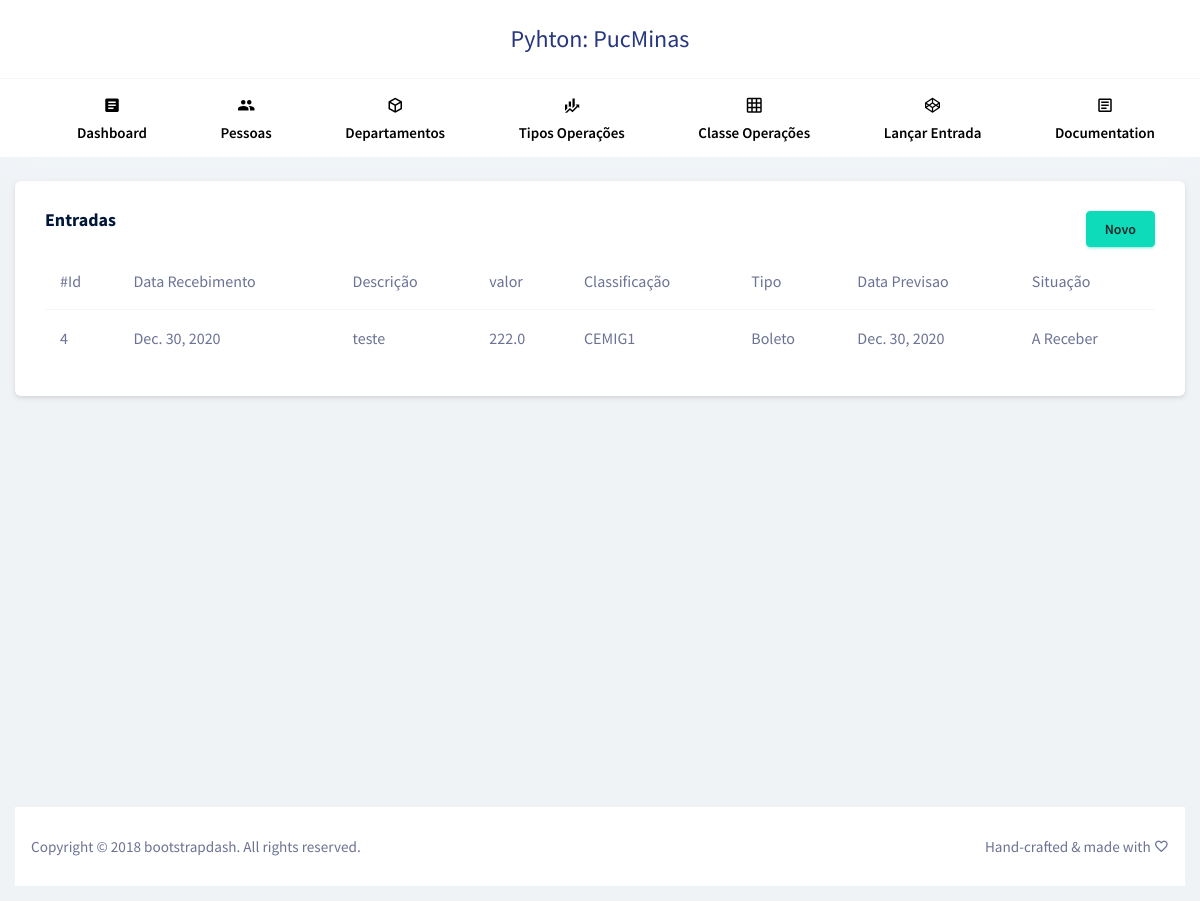
Before: /operacao-financeira-entrada/ with the older database file.
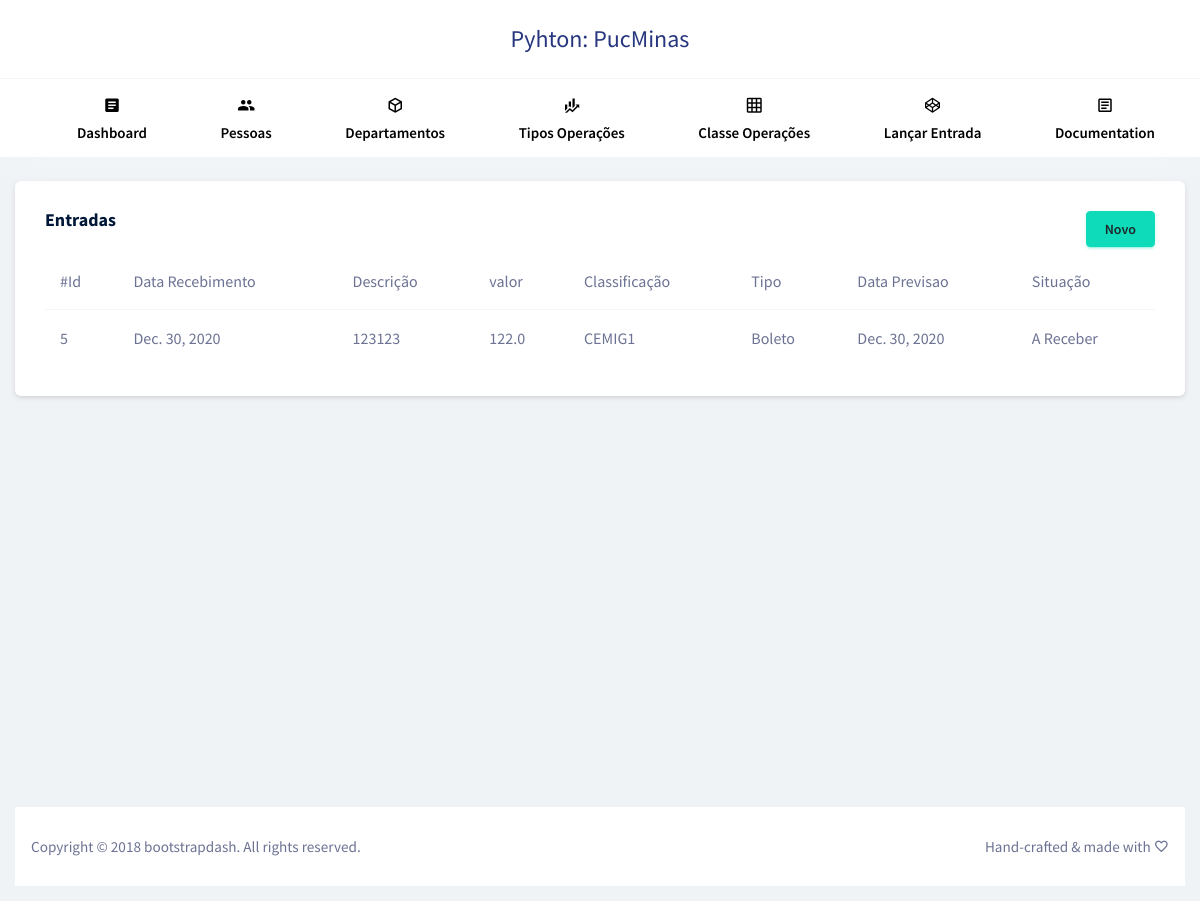
After: the same page with the newer database file.
### aplicacao/models/operacaoFinanceira.py (models this page shows, shortened)
class OperacaoFinanceira(models.Model):
    valor = models.FloatField(null=False)
    descricao = models.CharField(max_length=30)
    classificao_operacao = models.ForeignKey(
		ClassificacaoOperacao,
		on_delete=models.RESTRICT,
		null=True)
    tipo_operacao = models.ForeignKey(
		TipoOperacao,
		on_delete=models.RESTRICT,
		null=True)

class OperacaoFinanceiraEntrada(OperacaoFinanceira):
    data_previsao = models.DateField()
    data_recebimento = models.DateField()
    SITUACAO_CHOICES = [
		('1','Recebido'),
		('2','A Receber'),
	]
    situacao = models.CharField(
		max_length=2,
		choices=SITUACAO_CHOICES,
		default='1'
	)

class OperacaoFinanceira(models.Model):
    valor = models.FloatField(null=False)
    descricao = models.CharField(max_length=30)
    classificao_operacao = models.ForeignKey(
		ClassificacaoOperacao,
		on_delete=models.RESTRICT,
		null=True)
    tipo_operacao = models.ForeignKey(
		TipoOperacao,
		on_delete=models.RESTRICT,
		null=True)

### aplicacao/models/classificacaoOperacao.py (models this page shows)
class ClassificacaoOperacao(models.Model):
	nome = models.CharField(max_length=30)
	descricao = models.CharField(max_length=30)
	def __str__(self):
		return f"{self.nome}"

### aplicacao/models/tipoOperacao.py (models this page shows)
class TipoOperacao(models.Model):
	nome = models.CharField(max_length=30)
	descricao = models.CharField(max_length=30)
	def __str__(self):
		return f"{self.nome}"

### aplicacao/views/view_operacaoFinanceiraEntradas.py (the view)
def index(request):
    returnedObjects = OperacaoFinanceiraEntrada.objects.all().order_by('-id')
    dados = {"returnedObjectsList": returnedObjects}
    return render(request, "operacao-financeira-entrada/listar.html", dados)

### aplicacao/templates/operacao-financeira-entrada/listar.html
{% extends 'layout/app.html' %}
{% block xpto %}
<div class="row justify-content-md-center">
	<div class="col-12 grid-margin stretch-card">
		<div class="card">
			<div class="card-body">
				<div class="row">
					<div class="col-6"><h4 class="card-title">Entradas</h4></div>
					<div class="col-6" style="text-align:right"><a href="{% url 'operacao-financeira-entrada.create' %}" type="button" class="btn btn-success">Novo</a></div>
				</div>
				{% if returnedObjectsList %}
						<div class="table-responsive">
							<table class="table table-hover">
								<thead>
									<tr>
										<th>#Id</th>
										<th>Data Recebimento</th>
										<th>Descrição</th>
										<th>valor</th>
										<th>Classificação</th>
										<th>Tipo</th>
										<th>Data Previsao</th>
										<th>Situação</th>
									</tr>
								</thead>
								<tbody>
								{% for object in returnedObjectsList %}
									<tr style="cursor:pointer" onclick="window.location='{% url 'operacao-financeira-entrada.show' object.id %}'">
										<td>{{ object.id }}</td>
										<td>{{ object.data_recebimento }}</td>
										<td>{{ object.descricao }}</td>
										<td>{{ object.valor }}</td>
										<td>{{ object.classificao_operacao }}</td>
										<td>{{ object.tipo_operacao }}</td>
										<td>{{ object.data_previsao }}</td>
										<td>
											{% if object.situacao == '1' %}Recebido
											{% elif object.situacao == '2' %}A Receber
											{% else %} Não Indentificado
											{% endif %}
										</td>
									</tr>
								{% endfor %}
								</tbody>
							</table>
						</div>
				{% else %}
					<p>Não existem lançamentos</p>
				{% endif %}
			</div>
		</div>
	</div>
</div>
{% endblock %}

### aplicacao/templates/layout/app.html (shortened to what this page needs)
{% load static %}
<!DOCTYPE html>
<html lang="en">
<head>
  {% include "layout/head.html" %}
        {% include 'layout/navbar.html' %}
    <div class="container-fluid page-body-wrapper">
      <div class="main-panel">
        <div class="content-wrapper">
            {% block xpto %}
            {% endblock %}
          </div>
        {% include "layout/footer.html" %}
      </div>
    </div>
</body>
</html>

### aplicacao/templates/layout/head.html (shortened to what this page needs)
{% load static %}
  <link rel="stylesheet" href="{% static "vendors/mdi/css/materialdesignicons.min.css" %}">
  <link rel="stylesheet" href="{% static "vendors/base/vendor.bundle.base.css" %}">
  <link rel="stylesheet" href="{% static "css/style.css" %}">
  <link rel="stylesheet" href="{% static "css/style-customizado.css" %}">

### aplicacao/templates/layout/navbar.html (shortened to what this page needs)
    {% load static %}
    <div class="horizontal-menu">
      <nav class="navbar top-navbar col-lg-12 col-12 p-0">
        <div class="container-fluid">
          <div class="navbar-menu-wrapper d-flex align-items-center justify-content-between">
            <div class="text-center navbar-brand-wrapper d-flex align-items-center justify-content-center">
                <a class="navbar-brand brand-logo" href="{% url 'index' %}">Pyhton: PucMinas</a>
            </div>
          </div>
        </div>
      </nav>
      <nav class="bottom-navbar">
        <div class="container">
            <ul class="nav page-navigation">
              <li class="nav-item">
                <a class="nav-link" href="{% url 'index' %}">
                  <i class="mdi mdi-file-document-box menu-icon"></i>
                  <span class="menu-title">Dashboard</span>
                </a>
              </li>
              <li class="nav-item">
                <a class="nav-link" href="{% url 'pessoa.index' %}">
                  <i class="mdi mdi-account-multiple menu-icon"></i>
                  <span class="menu-title">Pessoas</span>
                </a>
              </li>
              <li class="nav-item">
                  <a href="{% url 'departamento.index' %}" class="nav-link">
                    <i class="mdi mdi-cube-outline menu-icon"></i>
                    <span class="menu-title">Departamentos</span>
                  </a>
              </li>
              <li class="nav-item">
                  <a href="{% url 'tipo-operacao.index' %}" class="nav-link">
                    <i class="mdi mdi-finance menu-icon"></i>
                    <span class="menu-title">Tipos Operações</span>
                  </a>
              </li>
              <li class="nav-item">
                  <a href="{% url 'classificacao-operacao.index' %}"  class="nav-link">
                    <i class="mdi mdi-grid menu-icon"></i>
                    <span class="menu-title">Classe Operações</span>
                  </a>
              </li>
              <li class="nav-item">
                  <a href="{% url 'operacao-financeira-entrada.index' %}" class="nav-link">
                    <i class="mdi mdi-codepen menu-icon"></i>
                    <span class="menu-title">Lançar Entrada</span>
                  </a>
              </li>
              <li class="nav-item">
                  <a onClick="alert('ainda não funciona')" href="#" class="nav-link">
                    <i class="mdi mdi-file-document-box-outline menu-icon"></i>
                    <span class="menu-title">Documentation</span></a>
              </li>
            </ul>
        </div>
      </nav>
    </div>

### aplicacao/templates/layout/footer.html
<footer class="footer">
    <div class="footer-wrap">
        <div class="w-100 clearfix">
        <span class="d-block text-center text-sm-left d-sm-inline-block">Copyright © 2018 <a href="https://www.bootstrapdash.com/" target="_blank">bootstrapdash</a>. All rights reserved.</span>
        <span class="float-none float-sm-right d-block mt-1 mt-sm-0 text-center">Hand-crafted & made with <i class="mdi mdi-heart-outline"></i></span>
        </div>
    </div>
</footer>

Changed rows visible on the page:
removed OperacaoFinanceiraEntrada: id "4", data_recebimento "Dec. 30, 2020", descricao "teste", valor "222.0", classificao_operacao "CEMIG1", tipo_operacao "Boleto", data_previsao "Dec. 30, 2020", situacao "A Receber"
added OperacaoFinanceiraEntrada: id "5", data_recebimento "Dec. 30, 2020", descricao "123123", valor "122.0", classificao_operacao "CEMIG1", tipo_operacao "Boleto", data_previsao "Dec. 30, 2020", situacao "A Receber"
